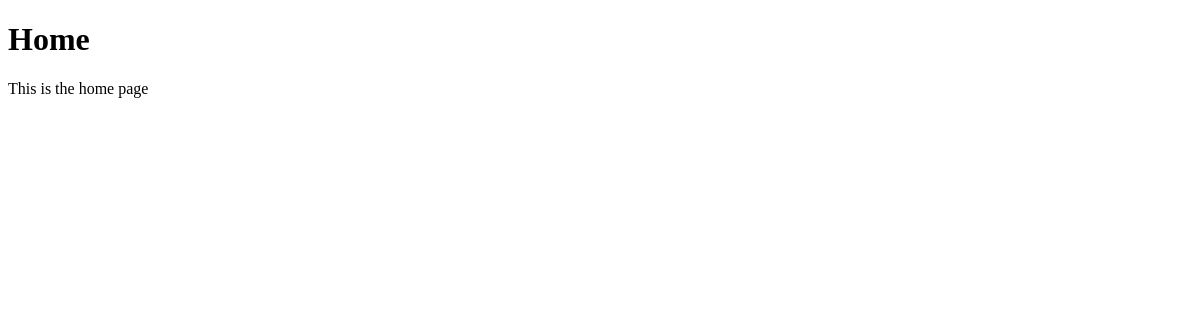
Before: / with the older database file.
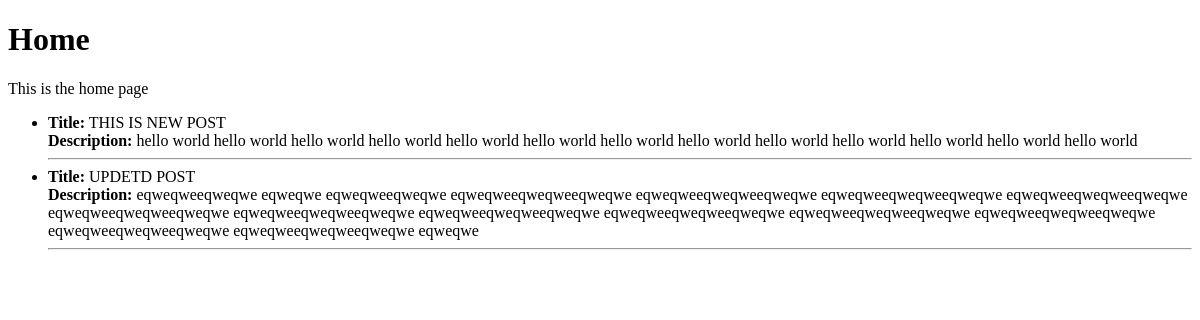
After: the same page with the newer database file.
### posts/models.py (models this page shows, shortened)
class Posts(models.Model):
    title = models.CharField(max_length=255)
    description = models.TextField()
    author = models.ForeignKey(User, on_delete=models.CASCADE)
    created_at = models.DateTimeField(auto_now_add=True)
    updated_at = models.DateTimeField(auto_now=True)
    class Meta:
        verbose_name = "Post"
        verbose_name_plural = "Posts"

### posts/views.py (the view)
# urls.py: 2. Add a URL to urlpatterns:  path('', views.home, name='home')
def home(request):
    context = {
        "title": "Home",
        "content": "This is the home page",
        "posts": Posts.objects.all()
    }
    return render(request, "home.html", context)

### templates/home.html (shortened to what this page needs)
<!DOCTYPE html>
<html lang="en">
<head>
</head>
<body>
    <h1>{{title}}</h1>
    <p>{{content}}</p>
    <ul>
        {% for post in posts %}
            <li>
                <b>Title:</b> {{ post.title|upper }} <br>
                <b>Description:</b> {{ post.description }}
                <hr>
            </li>
        {% endfor %}
    </ul>
</body>
</html>

Changed rows visible on the page:
added Posts: title "THIS IS NEW POST", description "hello world hello world hello world hello world hello world hello world hello world hello world hello world hello world hello world hello world hello world"
added Posts: title "UPDETD POST", description "eqweqweeqweqwe eqweqwe eqweqweeqweqwe eqweqweeqweqweeqweqwe eqweqweeqweqweeqweqwe eqweqweeqweqweeqweqwe eqweqweeqweqweeqweqwe eqweqweeqweqweeqweqwe eqweqweeqweqweeqweqwe eqweqweeqweqweeqweqwe eqweqweeqweqweeqweqwe eqweqweeqweqweeqweqwe eqweqweeqweqweeqweqwe eqweqweeqweqweeqweqwe eqweqweeqweqweeqweqwe eqweqwe"
